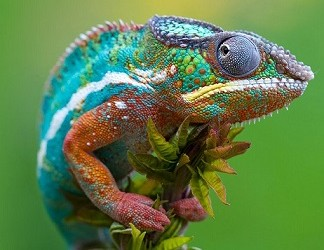
//> input picture OpencvLibro/histogramcolor/camaleon.jpg, 324 x 250 px
$ ./main   (built with g++ and OpenCV 4)
//> lines starting //> are read from the running program, lines starting //| are printed output that depends on the picture
#include <opencv2/highgui/highgui.hpp>
#include <opencv2/imgproc/imgproc.hpp>
#include <cstdio>
#include <opencv2/opencv.hpp>
using namespace cv;
using namespace std;


int main(){
	char Imagen[] = "camaleon.jpg";
	Mat img, b_hist,g_hist,r_hist;
	img = imread(Imagen);
//> img is the input picture: 250 rows x 324 cols, CV_8UC3; mean B, G, R 74.8, 126.7, 95.1
	if (img.empty()) {
		cout << "Error al cargar la imagen" << endl;
	}

	vector<Mat> channels;
	split(img, channels);
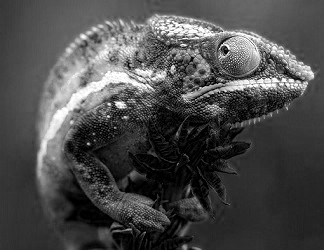
//> channels[0]: 250 rows x 324 cols, CV_8UC1; min 0, max 255, mean 74.8
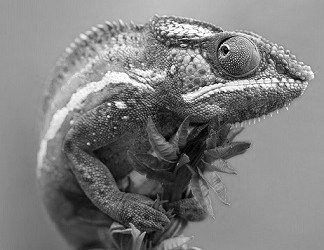
//> channels[1]: 250 rows x 324 cols, CV_8UC1; min 0, max 255, mean 126.7
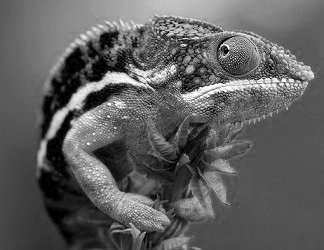
//> channels[2]: 250 rows x 324 cols, CV_8UC1; min 0, max 255, mean 95.1
	int tama駉 = 255 ;
	float rango[] = { 0.0 , 256.0 };
	const float *histRange = { rango };

	calcHist(&channels[0], 1, 0, Mat(), b_hist,1, &tama駉, &histRange, true,false);
//> b_hist = 255 values, max 3050 at index 0, min 42 at index 243, mean 317.6
	namedWindow("Camaleon", WINDOW_AUTOSIZE);
	imshow("Camaleon", img);

	waitKey(0);


	return 0;
}
